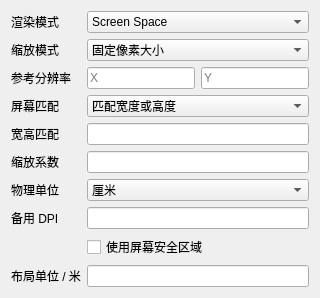
<?xml version="1.0" encoding="UTF-8"?>
<ui version="4.0">
 <class>CanvasComponentEditorForm</class>
 <widget class="QWidget" name="CanvasComponentEditorForm">
  <layout class="QFormLayout" name="formLayout">
   <property name="formAlignment"><set>Qt::AlignLeft|Qt::AlignTop</set></property>
   <property name="labelAlignment"><set>Qt::AlignLeft|Qt::AlignVCenter</set></property>
   <property name="fieldGrowthPolicy"><enum>QFormLayout::AllNonFixedFieldsGrow</enum></property>
   <item row="0" column="0">
    <widget class="QLabel" name="canvasModeLabel">
     <property name="text"><string>渲染模式</string></property>
     <property name="buddy"><cstring>canvasModeCombo</cstring></property>
    </widget>
   </item>
   <item row="0" column="1">
    <widget class="QComboBox" name="canvasModeCombo">
     <item><property name="text"><string>Screen Space</string></property></item>
     <item><property name="text"><string>World Space</string></property></item>
    </widget>
   </item>
   <item row="1" column="0">
    <widget class="QLabel" name="canvasScaleModeLabel">
     <property name="text"><string>缩放模式</string></property>
     <property name="buddy"><cstring>canvasScaleModeCombo</cstring></property>
    </widget>
   </item>
   <item row="1" column="1">
    <widget class="QComboBox" name="canvasScaleModeCombo">
     <item><property name="text"><string>固定像素大小</string></property></item>
     <item><property name="text"><string>随屏幕尺寸缩放</string></property></item>
     <item><property name="text"><string>固定物理大小</string></property></item>
    </widget>
   </item>
   <item row="2" column="0">
    <widget class="QLabel" name="canvasResolutionLabel">
     <property name="text"><string>参考分辨率</string></property>
     <property name="buddy"><cstring>canvasResolutionXEdit</cstring></property>
    </widget>
   </item>
   <item row="2" column="1">
    <widget class="QWidget" name="canvasResolutionFields">
     <layout class="QHBoxLayout" name="rowResolution">
      <property name="leftMargin"><number>0</number></property>
      <property name="topMargin"><number>0</number></property>
      <property name="rightMargin"><number>0</number></property>
      <property name="bottomMargin"><number>0</number></property>
      <item>
       <widget class="QLineEdit" name="canvasResolutionXEdit">
        <property name="placeholderText"><string>X</string></property>
        <property name="accessibleName"><string>参考分辨率宽度</string></property>
       </widget>
      </item>
      <item>
       <widget class="QLineEdit" name="canvasResolutionYEdit">
        <property name="placeholderText"><string>Y</string></property>
        <property name="accessibleName"><string>参考分辨率高度</string></property>
       </widget>
      </item>
     </layout>
    </widget>
   </item>
   <item row="3" column="0">
    <widget class="QLabel" name="canvasMatchModeLabel">
     <property name="text"><string>屏幕匹配</string></property>
     <property name="buddy"><cstring>canvasMatchModeCombo</cstring></property>
    </widget>
   </item>
   <item row="3" column="1">
    <widget class="QComboBox" name="canvasMatchModeCombo">
     <item><property name="text"><string>匹配宽度或高度</string></property></item>
     <item><property name="text"><string>扩展画布</string></property></item>
     <item><property name="text"><string>收缩画布</string></property></item>
    </widget>
   </item>
   <item row="4" column="0">
    <widget class="QLabel" name="canvasWidthHeightMatchLabel">
     <property name="text"><string>宽高匹配</string></property>
     <property name="toolTip"><string>0 匹配宽度，1 匹配高度。</string></property>
     <property name="buddy"><cstring>canvasWidthHeightMatchEdit</cstring></property>
    </widget>
   </item>
   <item row="4" column="1">
    <widget class="QLineEdit" name="canvasWidthHeightMatchEdit"/>
   </item>
   <item row="5" column="0">
    <widget class="QLabel" name="canvasScaleFactorLabel">
     <property name="text"><string>缩放系数</string></property>
     <property name="buddy"><cstring>canvasScaleFactorEdit</cstring></property>
    </widget>
   </item>
   <item row="5" column="1">
    <widget class="QLineEdit" name="canvasScaleFactorEdit"/>
   </item>
   <item row="6" column="0">
    <widget class="QLabel" name="canvasPhysicalUnitLabel">
     <property name="text"><string>物理单位</string></property>
     <property name="buddy"><cstring>canvasPhysicalUnitCombo</cstring></property>
    </widget>
   </item>
   <item row="6" column="1">
    <widget class="QComboBox" name="canvasPhysicalUnitCombo">
     <item><property name="text"><string>厘米</string></property></item>
     <item><property name="text"><string>毫米</string></property></item>
     <item><property name="text"><string>英寸</string></property></item>
     <item><property name="text"><string>点 (pt)</string></property></item>
     <item><property name="text"><string>派卡 (pc)</string></property></item>
    </widget>
   </item>
   <item row="7" column="0">
    <widget class="QLabel" name="canvasFallbackDpiLabel">
     <property name="text"><string>备用 DPI</string></property>
     <property name="toolTip"><string>设备未提供屏幕 DPI 时使用。</string></property>
     <property name="buddy"><cstring>canvasFallbackDpiEdit</cstring></property>
    </widget>
   </item>
   <item row="7" column="1">
    <widget class="QLineEdit" name="canvasFallbackDpiEdit"/>
   </item>
   <item row="8" column="1">
    <widget class="QCheckBox" name="canvasUseSafeAreaCheck">
     <property name="text"><string>使用屏幕安全区域</string></property>
    </widget>
   </item>
   <item row="9" column="0">
    <widget class="QLabel" name="canvasPixelsPerUnitLabel">
     <property name="text"><string>布局单位 / 米</string></property>
     <property name="buddy"><cstring>canvasPixelsPerUnitEdit</cstring></property>
    </widget>
   </item>
   <item row="9" column="1">
    <widget class="QLineEdit" name="canvasPixelsPerUnitEdit"/>
   </item>
  </layout>
 </widget>
 <resources/>
 <connections/>
</ui>
